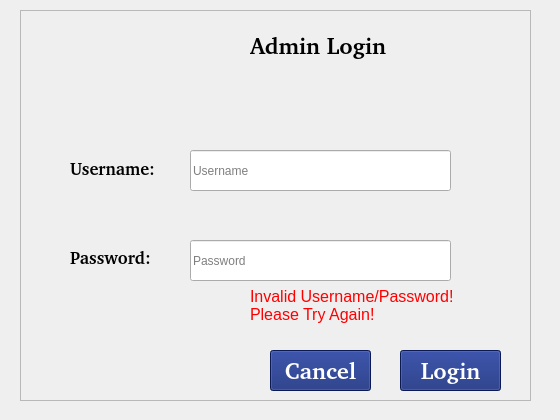
<?xml version="1.0" encoding="UTF-8"?>
<ui version="4.0">
 <class>AdminLogin</class>
 <widget class="QMainWindow" name="AdminLogin">
  <property name="geometry">
   <rect>
    <x>0</x>
    <y>0</y>
    <width>560</width>
    <height>420</height>
   </rect>
  </property>
  <property name="minimumSize">
   <size>
    <width>560</width>
    <height>420</height>
   </size>
  </property>
  <property name="maximumSize">
   <size>
    <width>560</width>
    <height>420</height>
   </size>
  </property>
  <property name="windowTitle">
   <string>Admin Login</string>
  </property>
  <widget class="QWidget" name="centralwidget">
   <widget class="QFrame" name="frame_9">
    <property name="geometry">
     <rect>
      <x>20</x>
      <y>10</y>
      <width>511</width>
      <height>391</height>
     </rect>
    </property>
    <property name="styleSheet">
     <string notr="true"/>
    </property>
    <property name="frameShape">
     <enum>QFrame::StyledPanel</enum>
    </property>
    <property name="frameShadow">
     <enum>QFrame::Sunken</enum>
    </property>
    <widget class="QLineEdit" name="passwordLineEdit">
     <property name="geometry">
      <rect>
       <x>170</x>
       <y>230</y>
       <width>261</width>
       <height>41</height>
      </rect>
     </property>
     <property name="inputMask">
      <string/>
     </property>
     <property name="echoMode">
      <enum>QLineEdit::Password</enum>
     </property>
     <property name="placeholderText">
      <string>Password</string>
     </property>
    </widget>
    <widget class="QLabel" name="invalidCredentialsLabel">
     <property name="geometry">
      <rect>
       <x>230</x>
       <y>270</y>
       <width>261</width>
       <height>51</height>
      </rect>
     </property>
     <property name="font">
      <font>
       <family>Arial</family>
       <pointsize>12</pointsize>
      </font>
     </property>
     <property name="text">
      <string>&lt;html&gt;&lt;head/&gt;&lt;body&gt;&lt;p&gt;&lt;span style=&quot; color:#ff0000;&quot;&gt;Invalid Username/Password! &lt;br/&gt;            Please Try Again!&lt;/span&gt;&lt;/p&gt;&lt;/body&gt;&lt;/html&gt;</string>
     </property>
    </widget>
    <widget class="QLineEdit" name="userNameLineEdit">
     <property name="geometry">
      <rect>
       <x>170</x>
       <y>140</y>
       <width>261</width>
       <height>41</height>
      </rect>
     </property>
     <property name="echoMode">
      <enum>QLineEdit::Normal</enum>
     </property>
     <property name="placeholderText">
      <string>Username</string>
     </property>
    </widget>
    <widget class="QLabel" name="label_StMPWelcome_3">
     <property name="geometry">
      <rect>
       <x>230</x>
       <y>10</y>
       <width>191</width>
       <height>51</height>
      </rect>
     </property>
     <property name="font">
      <font>
       <family>FISH&amp;CHIPS</family>
       <pointsize>17</pointsize>
       <weight>75</weight>
       <bold>true</bold>
      </font>
     </property>
     <property name="text">
      <string>Admin Login</string>
     </property>
    </widget>
    <widget class="QLabel" name="label_5">
     <property name="geometry">
      <rect>
       <x>110</x>
       <y>10</y>
       <width>111</width>
       <height>101</height>
      </rect>
     </property>
     <property name="text">
      <string/>
     </property>
     <property name="pixmap">
      <pixmap resource="../assets.qrc">:/assets/assets/logo.png</pixmap>
     </property>
     <property name="scaledContents">
      <bool>true</bool>
     </property>
    </widget>
    <widget class="QLabel" name="label_StMPWelcome_4">
     <property name="geometry">
      <rect>
       <x>50</x>
       <y>228</y>
       <width>111</width>
       <height>40</height>
      </rect>
     </property>
     <property name="font">
      <font>
       <family>FISH&amp;CHIPS</family>
       <pointsize>13</pointsize>
       <weight>75</weight>
       <bold>true</bold>
      </font>
     </property>
     <property name="text">
      <string>Password:</string>
     </property>
    </widget>
    <widget class="QLabel" name="label_StMPWelcome_5">
     <property name="geometry">
      <rect>
       <x>50</x>
       <y>143</y>
       <width>111</width>
       <height>31</height>
      </rect>
     </property>
     <property name="font">
      <font>
       <family>FISH&amp;CHIPS</family>
       <pointsize>13</pointsize>
       <weight>75</weight>
       <bold>true</bold>
      </font>
     </property>
     <property name="text">
      <string>Username:</string>
     </property>
    </widget>
    <widget class="QPushButton" name="cancelButton">
     <property name="geometry">
      <rect>
       <x>250</x>
       <y>340</y>
       <width>101</width>
       <height>41</height>
      </rect>
     </property>
     <property name="font">
      <font>
       <family>FISH&amp;CHIPS</family>
       <pointsize>17</pointsize>
       <weight>75</weight>
       <bold>true</bold>
      </font>
     </property>
     <property name="styleSheet">
      <string notr="true">QPushButton#cancelButton{
    background-color: rgb(16, 37, 118);
	color: white;
    border-width: 2px;
}
QPushButton#cancelButton:hover{
	 background-color: qradialgradient(spread:reflect, cx:0.5, cy:0.5, radius:0.5, fx:0.5, fy:0.5, stop:0 rgba(255, 255, 255, 255), stop:1 rgba(195, 224, 238, 255));
	 border-width: 2px;
	 color: black;
}
QPushButton#cancelButton:pressed {
    background-color: qradialgradient(spread:reflect, cx:0.5, cy:0.5, radius:0.5, fx:0.5, fy:0.5, stop:0 rgba(197, 237, 255, 255), stop:1 rgba(107, 206, 255, 255));
	border-width: 2px;
	color: white;
}</string>
     </property>
     <property name="text">
      <string>Cancel</string>
     </property>
    </widget>
    <widget class="QPushButton" name="loginButton">
     <property name="geometry">
      <rect>
       <x>380</x>
       <y>340</y>
       <width>101</width>
       <height>41</height>
      </rect>
     </property>
     <property name="font">
      <font>
       <family>FISH&amp;CHIPS</family>
       <pointsize>17</pointsize>
       <weight>75</weight>
       <bold>true</bold>
      </font>
     </property>
     <property name="styleSheet">
      <string notr="true">QPushButton#loginButton{
    background-color: rgb(16, 37, 118);
	color: white;
    border-width: 2px;
}
QPushButton#loginButton:hover{
	 background-color: qradialgradient(spread:reflect, cx:0.5, cy:0.5, radius:0.5, fx:0.5, fy:0.5, stop:0 rgba(255, 255, 255, 255), stop:1 rgba(195, 224, 238, 255));
	 border-width: 2px;
	 color: black;
}
QPushButton#loginButton:pressed {
    background-color: qradialgradient(spread:reflect, cx:0.5, cy:0.5, radius:0.5, fx:0.5, fy:0.5, stop:0 rgba(197, 237, 255, 255), stop:1 rgba(107, 206, 255, 255));
	border-width: 2px;
	color: white;
}</string>
     </property>
     <property name="text">
      <string>Login</string>
     </property>
    </widget>
   </widget>
  </widget>
 </widget>
 <tabstops>
  <tabstop>userNameLineEdit</tabstop>
  <tabstop>passwordLineEdit</tabstop>
  <tabstop>loginButton</tabstop>
  <tabstop>cancelButton</tabstop>
 </tabstops>
 <resources>
  <include location="../assets.qrc"/>
 </resources>
 <connections/>
</ui>
